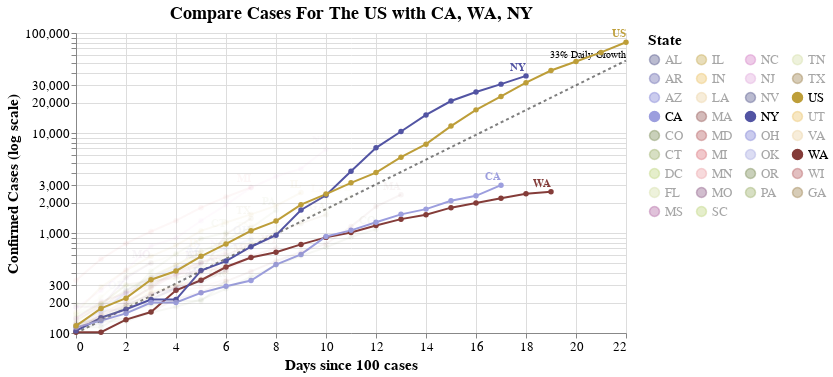

The code cell stored with this chart in its notebook:
### Markdown cell above
_Comparisons with California (CA), Washington (WA) & New York (NY) are show by default._

> Tip: Click (Shift+ for multiple) on states in the legend to filter the visualizations below. Click outside the legend to highlight all states.


# Total Cases

### Code cell
#hide_input
make_since_chart(['US'])

### Figure 1 — Vega-Lite specification as saved in the notebook (floating-point values rounded to 4 significant figures; data arrays with more than 128 entries replaced by an {"elided": "..."} marker saying what was removed)
{"config": {"view": {"continuousWidth": 400, "continuousHeight": 300}, "axis": {"labelFontSize": 13, "titleFontSize": 15}, "legend": {"labelFontSize": 13, "titleFontSize": 15}, "title": {"fontSize": 18}}, "layer": [{"mark": {"type": "line", "color": "black", "opacity": 0.5, "strokeDash": [3, 3]}, "encoding": {"x": {"type": "quantitative", "field": "Days since 100 cases"}, "y": {"type": "quantitative", "field": "Confirmed Cases"}}}, {"mark": {"type": "text", "align": "right", "dy": -6, "fontSize": 10, "text": "33% Daily Growth"}, "encoding": {"x": {"type": "quantitative", "field": "Days since 100 cases"}, "y": {"type": "quantitative", "field": "Confirmed Cases"}}, "transform": [{"filter": "(datum['Days since 100 cases'] >= 22)"}]}, {"data": {"name": "data-0d088898ca8fac2b6df4db9a2ae434ad"}, "mark": {"type": "line", "point": true}, "encoding": {"color": {"type": "nominal", "field": "State", "legend": {"columns": 4, "symbolLimit": 57}, "scale": {"scheme": "category20b"}}, "opacity": {"condition": {"value": 1, "selection": "selector001"}, "value": 0.05}, "tooltip": [{"type": "temporal", "field": "date"}, {"type": "nominal", "field": "State"}, {"type": "quantitative", "field": "Confirmed Cases"}, {"type": "quantitative", "field": "Confirmed Deaths"}, {"type": "quantitative", "field": "population"}, {"type": "quantitative", "field": "deaths_per_m"}, {"type": "quantitative", "field": "cases_per_m"}, {"type": "quantitative", "field": "Days since 100 cases"}, {"type": "quantitative", "field": "Days since first death"}], "x": {"type": "quantitative", "field": "Days since 100 cases"}, "y": {"type": "quantitative", "field": "Confirmed Cases", "scale": {"type": "log"}, "title": "Confirmed Cases (log scale)"}}, "selection": {"selector001": {"type": "multi", "fields": ["State"], "bind": "legend", "init": [{"State": "US"}, {"State": "CA"}, {"State": "WA"}, {"State": "NY"}]}}, "width": 550}, {"data": {"name": "data-0d088898ca8fac2b6df4db9a2ae434ad"}, "mark": {"type": "text", "align": "right", "dy": -8, "fontWeight": "bold"}, "encoding": {"color": {"type": "nominal", "field": "State", "legend": {"columns": 4, "symbolLimit": 57}, "scale": {"scheme": "category20b"}}, "opacity": {"condition": {"value": 1, "selection": "selector001"}, "value": 0.05}, "text": {"type": "nominal", "field": "State"}, "tooltip": [{"type": "temporal", "field": "date"}, {"type": "nominal", "field": "State"}, {"type": "quantitative", "field": "Confirmed Cases"}, {"type": "quantitative", "field": "Confirmed Deaths"}, {"type": "quantitative", "field": "population"}, {"type": "quantitative", "field": "deaths_per_m"}, {"type": "quantitative", "field": "cases_per_m"}, {"type": "quantitative", "field": "Days since 100 cases"}, {"type": "quantitative", "field": "Days since first death"}], "x": {"type": "quantitative", "field": "Days since 100 cases"}, "y": {"type": "quantitative", "field": "Confirmed Cases", "scale": {"type": "log"}, "title": "Confirmed Cases (log scale)"}}, "transform": [{"filter": "(datum['date'] >= 1585180800000)"}], "width": 550}], "data": {"name": "data-9414bc4739f3ac0c252652b714deca7e"}, "title": "Compare Cases For The US with CA, WA, NY", "$schema": "https://vega.github.io/schema/vega-lite/v4.0.2.json", "datasets": {"data-9414bc4739f3ac0c252652b714deca7e": [{"Days since 100 cases": 0, "Confirmed Cases": 100.0}, {"Days since 100 cases": 1, "Confirmed Cases": 133.0}, {"Days since 100 cases": 2, "Confirmed Cases": 176.9}, {"Days since 100 cases": 3, "Confirmed Cases": 235.3}, {"Days since 100 cases": 4, "Confirmed Cases": 312.9}, {"Days since 100 cases": 5, "Confirmed Cases": 416.2}, {"Days since 100 cases": 6, "Confirmed Cases": 553.5}, {"Days since 100 cases": 7, "Confirmed Cases": 736.1}, {"Days since 100 cases": 8, "Confirmed Cases": 979.1}, {"Days since 100 cases": 9, "Confirmed Cases": 1302.0}, {"Days since 100 cases": 10, "Confirmed Cases": 1732.0}, {"Days since 100 cases": 11, "Confirmed Cases": 2303.0}, {"Days since 100 cases": 12, "Confirmed Cases": 3064.0}, {"Days since 100 cases": 13, "Confirmed Cases": 4074.0}, {"Days since 100 cases": 14, "Confirmed Cases": 5419.0}, {"Days since 100 cases": 15, "Confirmed Cases": 7207.0}, {"Days since 100 cases": 16, "Confirmed Cases": 9586.0}, {"Days since 100 cases": 17, "Confirmed Cases": 12750.0}, {"Days since 100 cases": 18, "Confirmed Cases": 16960.0}, {"Days since 100 cases": 19, "Confirmed Cases": 22550.0}, {"Days since 100 cases": 20, "Confirmed Cases": 29990.0}, {"Days since 100 cases": 21, "Confirmed Cases": 39890.0}, {"Days since 100 cases": 22, "Confirmed Cases": 53060.0}], "data-0d088898ca8fac2b6df4db9a2ae434ad": {"elided": "316 records"}}}
